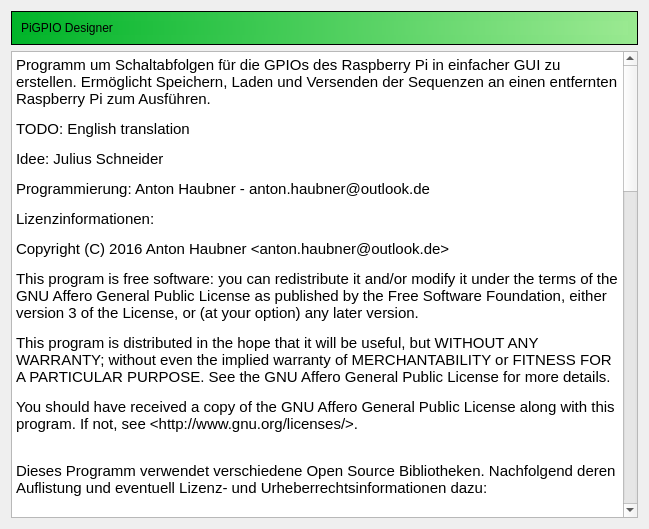
<?xml version="1.0" encoding="UTF-8"?>
<ui version="4.0">
 <class>InfoDialog</class>
 <widget class="QDialog" name="InfoDialog">
  <property name="geometry">
   <rect>
    <x>0</x>
    <y>0</y>
    <width>649</width>
    <height>529</height>
   </rect>
  </property>
  <property name="windowTitle">
   <string>Information</string>
  </property>
  <layout class="QVBoxLayout" name="verticalLayout_4">
   <item>
    <widget class="QFrame" name="frame">
     <property name="styleSheet">
      <string notr="true">background-color: qlineargradient(spread:reflect, x1:0, y1:0, x2:1, y2:0, stop:0 rgba(0, 180, 41, 255), stop:1 rgba(154, 233, 145, 255));</string>
     </property>
     <property name="frameShape">
      <enum>QFrame::StyledPanel</enum>
     </property>
     <property name="frameShadow">
      <enum>QFrame::Raised</enum>
     </property>
     <layout class="QVBoxLayout" name="verticalLayout">
      <item>
       <widget class="QLabel" name="label">
        <property name="text">
         <string>PiGPIO Designer</string>
        </property>
       </widget>
      </item>
     </layout>
    </widget>
   </item>
   <item>
    <widget class="QTextBrowser" name="textBrowser">
     <property name="html">
      <string>&lt;!DOCTYPE HTML PUBLIC &quot;-//W3C//DTD HTML 4.0//EN&quot; &quot;http://www.w3.org/TR/REC-html40/strict.dtd&quot;&gt;
&lt;html&gt;&lt;head&gt;&lt;meta name=&quot;qrichtext&quot; content=&quot;1&quot; /&gt;&lt;style type=&quot;text/css&quot;&gt;
p, li { white-space: pre-wrap; }
&lt;/style&gt;&lt;/head&gt;&lt;body style=&quot; font-family:'Cantarell'; font-size:11pt; font-weight:400; font-style:normal;&quot;&gt;
&lt;p style=&quot; margin-top:12px; margin-bottom:12px; margin-left:0px; margin-right:0px; -qt-block-indent:0; text-indent:0px;&quot;&gt;Programm um Schaltabfolgen für die GPIOs des Raspberry Pi in einfacher GUI zu erstellen. Ermöglicht Speichern, Laden und Versenden der Sequenzen an einen entfernten Raspberry Pi zum Ausführen.&lt;/p&gt;
&lt;p style=&quot; margin-top:12px; margin-bottom:12px; margin-left:0px; margin-right:0px; -qt-block-indent:0; text-indent:0px;&quot;&gt;TODO: English translation&lt;/p&gt;
&lt;p style=&quot; margin-top:12px; margin-bottom:12px; margin-left:0px; margin-right:0px; -qt-block-indent:0; text-indent:0px;&quot;&gt;&lt;span style=&quot; font-family:'Ubuntu';&quot;&gt;Idee: Julius Schneider&lt;/span&gt;&lt;/p&gt;
&lt;p style=&quot; margin-top:12px; margin-bottom:12px; margin-left:0px; margin-right:0px; -qt-block-indent:0; text-indent:0px;&quot;&gt;&lt;span style=&quot; font-family:'Ubuntu';&quot;&gt;Programmierung: Anton Haubner - anton.haubner@outlook.de&lt;/span&gt;&lt;/p&gt;
&lt;p style=&quot; margin-top:12px; margin-bottom:12px; margin-left:0px; margin-right:0px; -qt-block-indent:0; text-indent:0px;&quot;&gt;Lizenzinformationen:&lt;/p&gt;
&lt;p style=&quot; margin-top:12px; margin-bottom:12px; margin-left:0px; margin-right:0px; -qt-block-indent:0; text-indent:0px;&quot;&gt;&lt;span style=&quot; font-family:'Courier New,courier';&quot;&gt;Copyright (C) 2016 Anton Haubner &amp;lt;anton.haubner@outlook.de&amp;gt;&lt;/span&gt;&lt;/p&gt;
&lt;p style=&quot; margin-top:12px; margin-bottom:12px; margin-left:0px; margin-right:0px; -qt-block-indent:0; text-indent:0px;&quot;&gt;&lt;span style=&quot; font-family:'Courier New,courier';&quot;&gt;This program is free software: you can redistribute it and/or modify it under the terms of the GNU Affero General Public License as published by the Free Software Foundation, either version 3 of the License, or (at your option) any later version.&lt;/span&gt;&lt;/p&gt;
&lt;p style=&quot; margin-top:12px; margin-bottom:12px; margin-left:0px; margin-right:0px; -qt-block-indent:0; text-indent:0px;&quot;&gt;&lt;span style=&quot; font-family:'Courier New,courier';&quot;&gt;This program is distributed in the hope that it will be useful, but WITHOUT ANY WARRANTY; without even the implied warranty of MERCHANTABILITY or FITNESS FOR A PARTICULAR PURPOSE. See the GNU Affero General Public License for more details.&lt;/span&gt;&lt;/p&gt;
&lt;p style=&quot; margin-top:12px; margin-bottom:12px; margin-left:0px; margin-right:0px; -qt-block-indent:0; text-indent:0px;&quot;&gt;&lt;span style=&quot; font-family:'Courier New,courier';&quot;&gt;You should have received a copy of the GNU Affero General Public License along with this program. If not, see &amp;lt;http://www.gnu.org/licenses/&amp;gt;.&lt;/span&gt;&lt;br /&gt;&lt;/p&gt;
&lt;p style=&quot; margin-top:12px; margin-bottom:12px; margin-left:0px; margin-right:0px; -qt-block-indent:0; text-indent:0px;&quot;&gt;&lt;span style=&quot; font-family:'Ubuntu';&quot;&gt;Dieses Programm verwendet verschiedene Open Source Bibliotheken. Nachfolgend deren Auflistung und eventuell Lizenz- und Urheberrechtsinformationen dazu:&lt;/span&gt;&lt;br /&gt;&lt;/p&gt;
&lt;p style=&quot; margin-top:12px; margin-bottom:12px; margin-left:0px; margin-right:0px; -qt-block-indent:0; text-indent:0px;&quot;&gt;&lt;span style=&quot; font-family:'Courier New,courier';&quot;&gt;The PiGPIOSequence libraries&lt;br /&gt;(also licensed under the terms of the GNU AGPL V3.0)&lt;br /&gt;Copyright (C) 2016 Anton Haubner&lt;/span&gt;&lt;br /&gt;&lt;/p&gt;
&lt;p style=&quot; margin-top:12px; margin-bottom:12px; margin-left:0px; margin-right:0px; -qt-block-indent:0; text-indent:0px;&quot;&gt;&lt;span style=&quot; font-family:'Courier New,courier';&quot;&gt;The IPFind library&lt;br /&gt;(licensed under the terms of a zlib like license)&lt;br /&gt;Copyright (C) 2016 Anton Haubner&lt;/span&gt;&lt;/p&gt;
&lt;p style=&quot; margin-top:12px; margin-bottom:12px; margin-left:0px; margin-right:0px; -qt-block-indent:0; text-indent:0px;&quot;&gt;&lt;span style=&quot; font-family:'Ubuntu';&quot;&gt;Copyright (C) Anton Haubner - anton.haubner@outlook.de&lt;/span&gt;&lt;br /&gt;&lt;/p&gt;
&lt;p style=&quot; margin-top:12px; margin-bottom:12px; margin-left:0px; margin-right:0px; -qt-block-indent:0; text-indent:0px;&quot;&gt;&lt;span style=&quot; font-family:'Courier New,courier';&quot;&gt;The Boost C++ libraries&lt;br /&gt;(Boost Software License 1.0)&lt;/span&gt;&lt;br /&gt;&lt;/p&gt;
&lt;p style=&quot; margin-top:12px; margin-bottom:12px; margin-left:0px; margin-right:0px; -qt-block-indent:0; text-indent:0px;&quot;&gt;&lt;span style=&quot; font-family:'Courier New,courier';&quot;&gt;The Cereal C++ library&lt;br /&gt;(BSD like license)&lt;br /&gt;Copyright (c) 2014, Randolph Voorhies, Shane Grant&lt;/span&gt;&lt;/p&gt;
&lt;p style=&quot; margin-top:12px; margin-bottom:12px; margin-left:0px; margin-right:0px; -qt-block-indent:0; text-indent:0px;&quot;&gt;&lt;span style=&quot; font-family:'Courier New,courier';&quot;&gt;Cereal license info:&lt;br /&gt;----------------------&lt;br /&gt;All rights reserved.&lt;/span&gt;&lt;/p&gt;
&lt;p style=&quot; margin-top:12px; margin-bottom:12px; margin-left:0px; margin-right:0px; -qt-block-indent:0; text-indent:0px;&quot;&gt;&lt;span style=&quot; font-family:'Courier New,courier';&quot;&gt;Redistribution and use in source and binary forms, with or without modification, are permitted provided that the following conditions are met:&lt;/span&gt;&lt;/p&gt;
&lt;p style=&quot; margin-top:12px; margin-bottom:12px; margin-left:0px; margin-right:0px; -qt-block-indent:0; text-indent:0px;&quot;&gt;&lt;span style=&quot; font-family:'Courier New,courier';&quot;&gt;* Redistributions of source code must retain the above copyright notice, this list of conditions and the following disclaimer.&lt;/span&gt;&lt;/p&gt;
&lt;p style=&quot; margin-top:12px; margin-bottom:12px; margin-left:0px; margin-right:0px; -qt-block-indent:0; text-indent:0px;&quot;&gt;&lt;span style=&quot; font-family:'Courier New,courier';&quot;&gt;* Redistributions in binary form must reproduce the above copyright notice, this list of conditions and the following disclaimer in the documentation and/or other materials provided with the distribution.&lt;/span&gt;&lt;/p&gt;
&lt;p style=&quot; margin-top:12px; margin-bottom:12px; margin-left:0px; margin-right:0px; -qt-block-indent:0; text-indent:0px;&quot;&gt;&lt;span style=&quot; font-family:'Courier New,courier';&quot;&gt;* Neither the name of cereal nor the names of its contributors may be used to endorse or promote products derived from this software without specific prior written permission.&lt;/span&gt;&lt;/p&gt;
&lt;p style=&quot; margin-top:12px; margin-bottom:12px; margin-left:0px; margin-right:0px; -qt-block-indent:0; text-indent:0px;&quot;&gt;&lt;span style=&quot; font-family:'Courier New,courier';&quot;&gt;THIS SOFTWARE IS PROVIDED BY THE COPYRIGHT HOLDERS AND CONTRIBUTORS &amp;quot;AS IS&amp;quot; AND ANY EXPRESS OR IMPLIED WARRANTIES, INCLUDING, BUT NOT LIMITED TO, THE IMPLIED WARRANTIES OF MERCHANTABILITY AND FITNESS FOR A PARTICULAR PURPOSE ARE DISCLAIMED. IN NO EVENT SHALL RANDOLPH VOORHIES OR SHANE GRANT BE LIABLE FOR ANY DIRECT, INDIRECT, INCIDENTAL, SPECIAL, EXEMPLARY, OR CONSEQUENTIAL DAMAGES (INCLUDING, BUT NOT LIMITED TO, PROCUREMENT OF SUBSTITUTE GOODS OR SERVICES; LOSS OF USE, DATA, OR PROFITS; OR BUSINESS INTERRUPTION) HOWEVER CAUSED AND ON ANY THEORY OF LIABILITY, WHETHER IN CONTRACT, STRICT LIABILITY, OR TORT (INCLUDING NEGLIGENCE OR OTHERWISE) ARISING IN ANY WAY OUT OF THE USE OF THIS SOFTWARE, EVEN IF ADVISED OF THE POSSIBILITY OF SUCH DAMAGE.&lt;br /&gt;----------------------&lt;br /&gt;&lt;/span&gt;&lt;/p&gt;
&lt;p style=&quot; margin-top:12px; margin-bottom:12px; margin-left:0px; margin-right:0px; -qt-block-indent:0; text-indent:0px;&quot;&gt;&lt;span style=&quot; font-family:'Courier New,courier';&quot;&gt;The Qt libraries (used for GUI)&lt;br /&gt;(using the version licensed under the terms of GNU Lesser General Public License Version 3)&lt;br /&gt;More information on https://www.qt.io/&lt;/span&gt;&lt;/p&gt;
&lt;p style=&quot;-qt-paragraph-type:empty; margin-top:12px; margin-bottom:12px; margin-left:0px; margin-right:0px; -qt-block-indent:0; text-indent:0px; font-family:'Courier New,courier';&quot;&gt;&lt;br /&gt;&lt;/p&gt;
&lt;p style=&quot; margin-top:12px; margin-bottom:12px; margin-left:0px; margin-right:0px; -qt-block-indent:0; text-indent:0px;&quot;&gt;&lt;span style=&quot; font-family:'Courier New,courier';&quot;&gt;This program also possibly uses the wiringPi library (when enabled during compilation).&lt;br /&gt;wiringPi is is licensed under the terms of the GNU Lesser General Public License Version 3.&lt;/span&gt;&lt;/p&gt;
&lt;p style=&quot; margin-top:12px; margin-bottom:12px; margin-left:0px; margin-right:0px; -qt-block-indent:0; text-indent:0px;&quot;&gt;&lt;span style=&quot; font-family:'Courier New,courier';&quot;&gt;If wiringPi is enabled, you should have received a copy of the GNU Lesser General Public License along with wiringPi. If not, see &amp;lt;http://www.gnu.org/licenses/&amp;gt;.&lt;/span&gt;&lt;/p&gt;
&lt;p style=&quot; margin-top:12px; margin-bottom:12px; margin-left:0px; margin-right:0px; -qt-block-indent:0; text-indent:0px;&quot;&gt;&lt;span style=&quot; font-family:'Courier New,courier';&quot;&gt;Copyright information on wiringPi:&lt;br /&gt;Copyright (c) 2012-2013 Gordon Henderson &amp;lt;project@drogon.net&amp;gt;&lt;/span&gt;&lt;/p&gt;
&lt;p style=&quot; margin-top:12px; margin-bottom:12px; margin-left:0px; margin-right:0px; -qt-block-indent:0; text-indent:0px;&quot;&gt;&lt;span style=&quot; font-family:'Courier New,courier';&quot;&gt;Additional copyright information can be found in a wiringPi distribution (https://git.drogon.net/?p=wiringPi)&lt;/span&gt;&lt;/p&gt;&lt;/body&gt;&lt;/html&gt;</string>
     </property>
    </widget>
   </item>
  </layout>
 </widget>
 <resources/>
 <connections/>
</ui>
